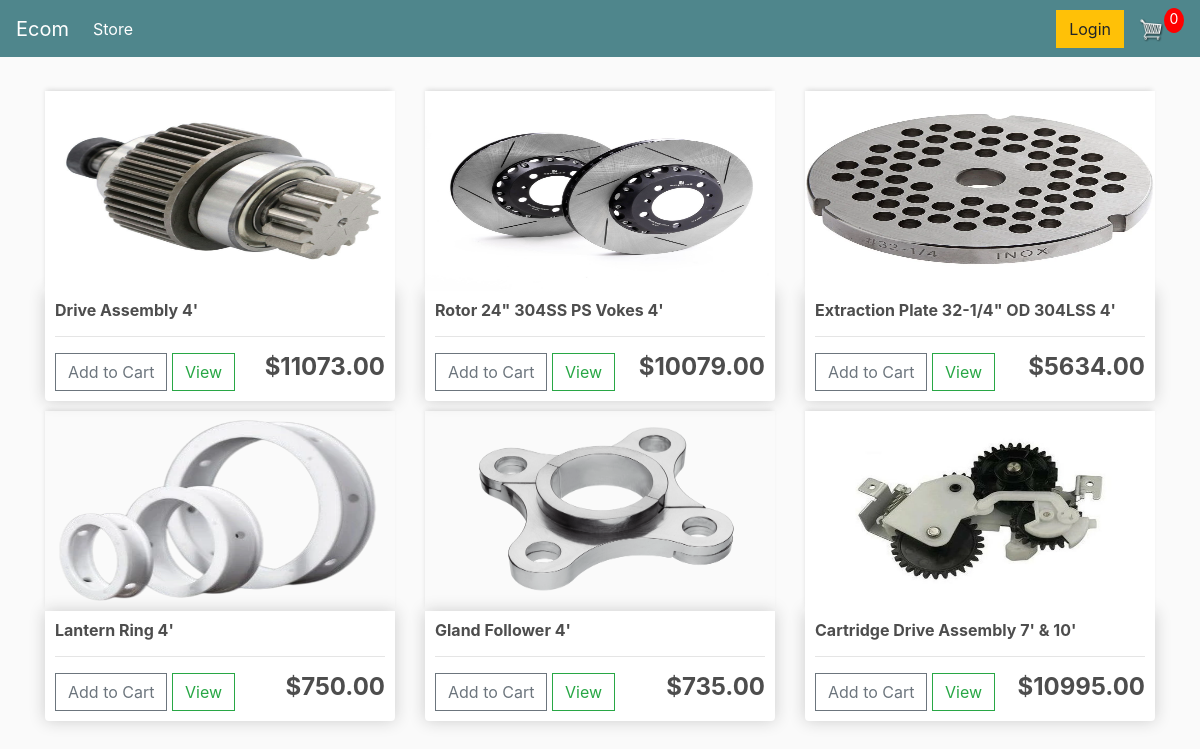
The page / on the database its author committed.
### store/models.py (models this page shows, shortened)
class Product(models.Model):
    name = models.CharField(max_length=200)
    price = models.FloatField()
    digital = models.BooleanField(default=False, null=True, blank=True)
    image = models.ImageField(null=True, blank=True)
    @property
    def imageURL(self):
        if self.image:
            return self.image.url
        return ''

### store/views.py (the view)
# urls.py: path('', include('store.urls')),
def store(request):
	products = Product.objects.all()
	context = {'products':products}
	return render(request, 'store/store.html', context)

### store/templates/store/store.html
{% extends 'store/main.html' %}
{% load static %}
{% block content %}
     <div class="row">
          {% for product in products %}
     	<div class="col-lg-4">
     		<img class="thumbnail" src="{{product.imageURL}}">
     		<div class="box-element product">
     			<h6><strong>{{product.name}}</strong></h6>
     			<hr>
     			<button data-product={{product.id}} data.action="add" class="btn btn-outline-secondary add-btn update-cart">Add to Cart</button>
     			<a class="btn btn-outline-success" href="#">View</a>
     			<h4 style="display: inline-block;float: right"><strong>
                    ${{product.price|floatformat:2}}</strong></h4>
     		</div>
     	</div>
          {% endfor %}
     </div>
{% endblock content %}

### store/templates/store/main.html (shortened to what this page needs)
<!DOCTYPE html>
{% load static %}
<html>
<head>
    <link rel="stylesheet" href="https://stackpath.bootstrapcdn.com/bootstrap/4.4.1/css/bootstrap.min.css">
    <link rel="stylesheet" type="text/css" href="{% static 'css/main.css' %}">
</head>
<body>
    <nav class="navbar navbar-expand-lg navbar-dark bg-dark">
      <a class="navbar-brand" href="{% url 'store' %}">Ecom</a>
      <div class="collapse navbar-collapse" id="navbarSupportedContent">
        <ul class="navbar-nav mr-auto">
          <li class="nav-item active">
            <a class="nav-link" href="{% url 'store' %}">Store <span class="sr-only">(current)</span></a>
          </li>
        </ul>
        <div class="form-inline my-2 my-lg-0">
            <a href="#"class="btn btn-warning">Login</a>
            <a href="{% url 'cart' %}">
                <img  id="cart-icon" src="{% static 'images/cart.png' %}">
            </a>
            <p id="cart-total">0</p>
        </div>
      </div>
    </nav>
         <div class="container">
                <br>
                {% block content %}
                 {% endblock content %}
         </div>
</body>
</html>

### static/css/main.css (style rules this page uses)
body { background-color: hsl(0, 0%, 98%); }
h1,h2,h3,h4,h5,h6 { color:hsl(0, 0%, 30%); }
.box-element { box-shadow:hsl(0, 0%, 80%) 0 0 16px; background-color: #fff; border-radius: 4px; padding: 10px; }
.thumbnail { width: 100%; height: 200px; -webkit-box-shadow: -1px -3px 5px -2px rgba(214,214,214,1); -moz-box-shadow: -1px -3px 5px -2px rgba(214,214,214,1); box-shadow: -1px -3px 5px -2px rgba(214,214,214,1); }
.product { border-radius: 0 0 4px 4px; }
.bg-dark { background-color: #4f868c!important; }
#cart-icon { width:25px; display: inline-block; margin-left: 15px; }
#cart-total { display: block; text-align: center; color:#fff; background-color: red; width: 20px; height: 25px; border-radius: 50%; font-size: 14px; }
.col-lg-4, .col-lg-6, .col-lg-8, .col-lg-12 { margin-top: 10px; }
.btn { border-radius: 0; }

### rows shown on the page
Product: imageURL (picture), name "Drive Assembly 4'", price "11073.00"
Product: imageURL (picture), name "Rotor 24\" 304SS PS Vokes 4'", price "10079.00"
Product: imageURL (picture), name "Extraction Plate 32-1/4\" OD 304LSS 4'", price "5634.00"
Product: imageURL (picture), name "Lantern Ring 4'", price "750.00"
Product: imageURL (picture), name "Gland Follower 4'", price "735.00"
Product: imageURL (picture), name "Cartridge Drive Assembly 7' & 10'", price "10995.00"
